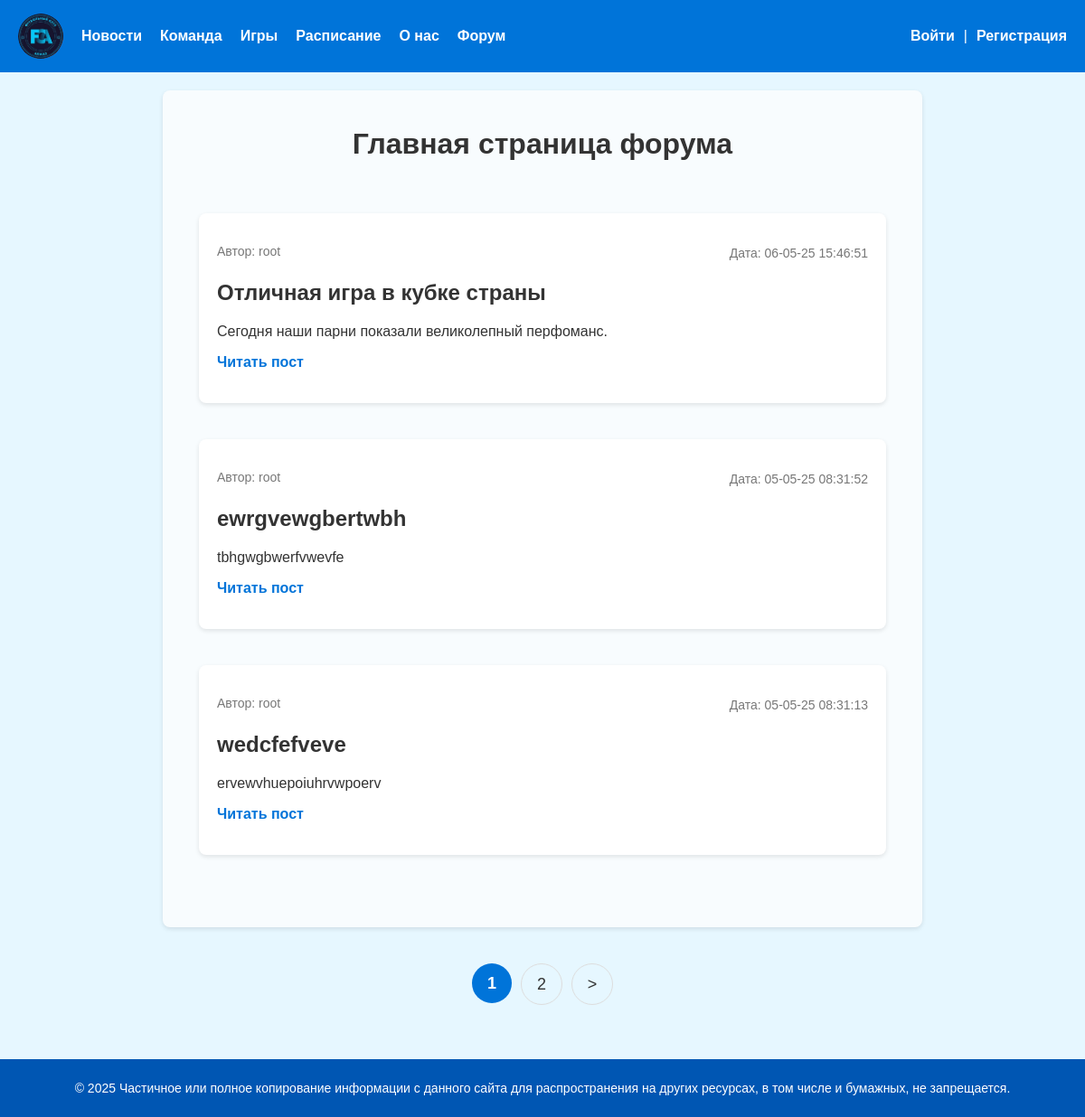
Before: /forum/home/ with the older database file.
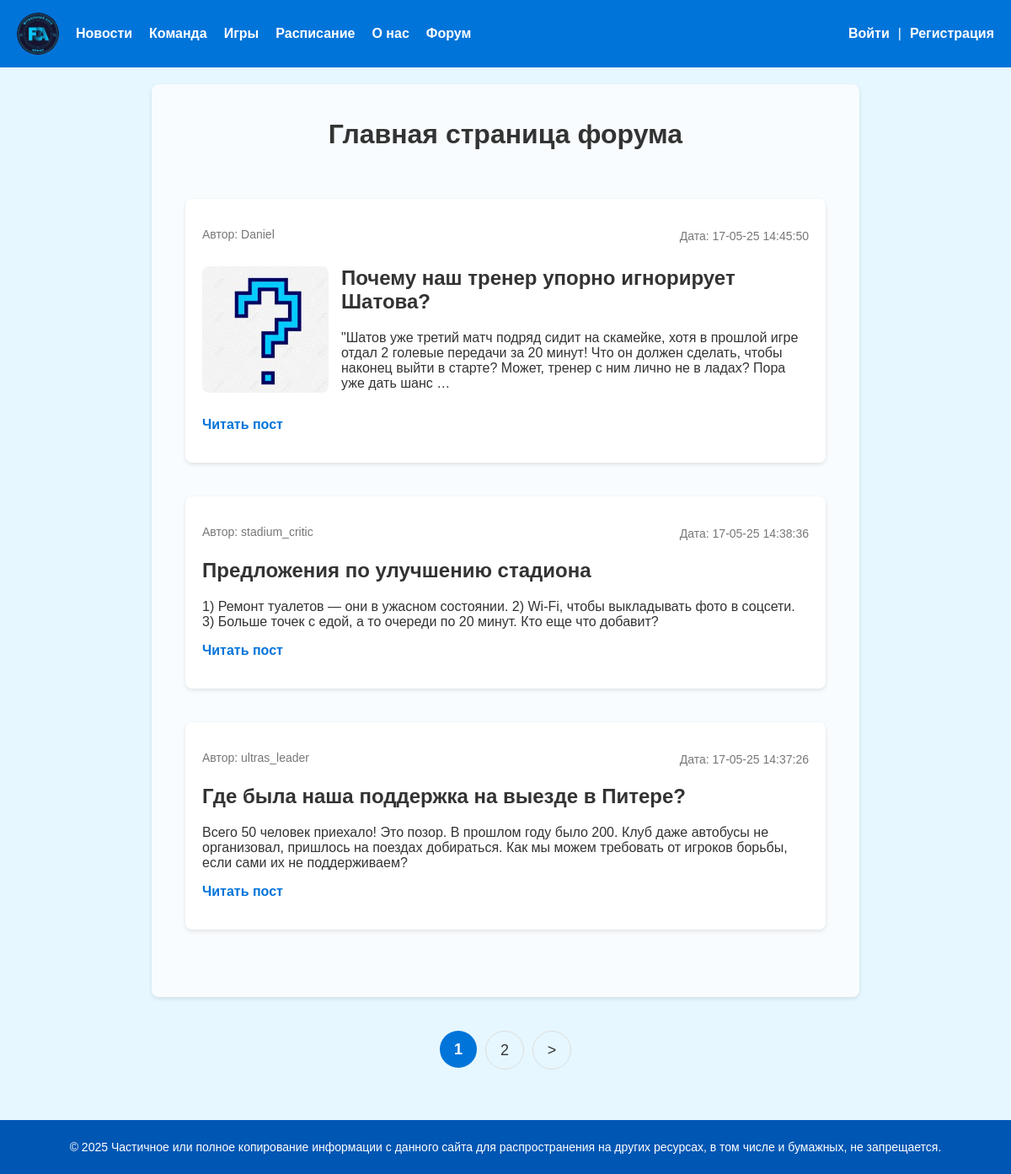
After: the same page with the newer database file.
### forum/models.py (models this page shows, shortened)
class Post(models.Model):
    class Status(models.IntegerChoices):
        DRAFT = 0, 'черновик'
        PUBLISHED = 1, 'опубликованно'
    title = models.CharField(max_length=255, verbose_name="Заголовок")
    slug = models.SlugField(max_length=255, unique=True, db_index=True, verbose_name="Slug")
    photo = models.ImageField(upload_to="post_photo/%y/%m/%d", default=None, blank=True, null=True, verbose_name="Фото")
    content = models.TextField(blank=True, verbose_name="Текст новости", validators=[MinLengthValidator(5, message="Минимум 5 символов"), MaxLengthValidator(10000, message="Максимум 10000 символов")])
    time_create = models.DateTimeField(auto_now_add=True, verbose_name="Время создания")
    time_update = models.DateTimeField(auto_now=True, verbose_name="Время изменения")
    is_published = models.BooleanField(choices=tuple(map(lambda x: (bool(x[0]), x[1]), Status.choices)), default=Status.DRAFT, verbose_name="Статус")
    author = models.ForeignKey(get_user_model(), on_delete=models.CASCADE, related_name='posts', null=True, default=None)
    objects = models.Manager()
    published = PublishedManager()
    def get_absolute_url(self):
        return reverse('forum:post', kwargs={'post_slug': self.slug})
    class Meta:
        verbose_name = "Пост"
        verbose_name_plural = "Посты"

### users/models.py (models this page shows)
class User(AbstractUser):
    photo = models.ImageField(upload_to='user_photo/%Y/%m/%d', blank=True, null=True, verbose_name='Аватар')
    date_birth = models.DateTimeField(blank=True, null=True, verbose_name='Дата рождения')

### forum/views.py (the view)
# urls.py: path('home/', views.ForumHome.as_view(), name='forum_home'),
class ForumHome(DataMixin, ListView):
    template_name = 'forum/home.html'
    context_object_name = 'posts'
    title_page = 'Главная страница форума'
    def get_queryset(self):
        return Post.published.all().order_by('-time_update')

### forum/models.py (called while the page is built)
    def get_queryset(self):
        return super().get_queryset().filter(is_published=Post.Status.PUBLISHED)

### users/context_processors.py (called while the page is built)
def get_menu_context(request):
    return {'menu': menu}

### forum/templates/forum/home.html (shortened to what this page needs)
{% extends "base.html" %}
{% load static %}
{% block content %}
<h1 align="center">{{title}}</h1>
    <div class="forum-page">
        <ul class="list-articles">
            {% for p in posts %}
                <li>
                    <div class="article-panel">
                        <p class="first">Автор: {{p.author.username|default:"неизвестен"}}</p>
                        <p class="last">Дата: {{ p.time_update|date:"d-m-y H:i:s" }}</p>
                    </div>
                    {% if p.photo %}
                        <p><img class="img-article-left thumb" src="{{ p.photo.url }}" alt=""></p>
                    {% endif %}
                    <h2>{{ p.title }}</h2>
                    {% autoescape off %}
                        {{ p.content|linebreaks|truncatewords:40 }}
                    {% endautoescape %}
                    <p class="link-read-post"><a href="{{ p.get_absolute_url }}">Читать пост</a></p>
                </li>
            {% endfor %}
        </ul>
    </div>
{% endblock %}
{% block navigation %}
    {% if page_obj.has_other_pages %}
        <nav class="list-pages">
            <ul>
                {% for p in paginator.page_range %}
                    {% if page_obj.number == p %}
                        <li class="page-num page-num-selected">{{ p }}</li>
                    {% elif p >= page_obj.number|add:-2 and p <= page_obj.number|add:2 %}
                        <li class="page-num">
                            <a href="?page={{ p }}">{{ p }}</a>
                        </li>
                    {% endif %}
                {% endfor %}
                {% if page_obj.has_next %}
                    <li class="page-num">
                        <a href="?page={{ page_obj.next_page_number }}">></a>
                    </li>
                {% endif %}
            </ul>
        </nav>
    {% endif %}
{% endblock %}

Changed rows visible on the page:
removed Post: author.username "root", time_update "06-05-25 15:46:51", title "Отличная игра в кубке страны", content "Сегодня наши парни показали великолепный перфоманс."
removed Post: author.username "root", time_update "05-05-25 08:31:52", title "ewrgvewgbertwbh", content "tbhgwgbwerfvwevfe"
removed Post: author.username "root", time_update "05-05-25 08:31:13", title "wedcfefveve", content "ervewvhuepoiuhrvwpoerv"
added Post: author.username "Daniel", time_update "17-05-25 14:45:50", photo (picture), title "Почему наш тренер упорно игнорирует Шатова?", content "\"Шатов уже третий матч подряд сидит на скамейке, хотя в прошлой игре отдал 2 голевые передачи за 20 минут! Что он должен сделать, чтобы наконец выйти в старте? Может, тренер с ним лично не в ладах? Пора уже дать шанс …"
added Post: author.username "stadium_critic", time_update "17-05-25 14:38:36", title "Предложения по улучшению стадиона", content "1) Ремонт туалетов — они в ужасном состоянии. 2) Wi-Fi, чтобы выкладывать фото в соцсети. 3) Больше точек с едой, а то очереди по 20 минут. Кто еще что добавит?"
added Post: author.username "ultras_leader", time_update "17-05-25 14:37:26", title "Где была наша поддержка на выезде в Питере?", content "Всего 50 человек приехало! Это позор. В прошлом году было 200. Клуб даже автобусы не организовал, пришлось на поездах добираться. Как мы можем требовать от игроков борьбы, если сами их не поддерживаем?"
